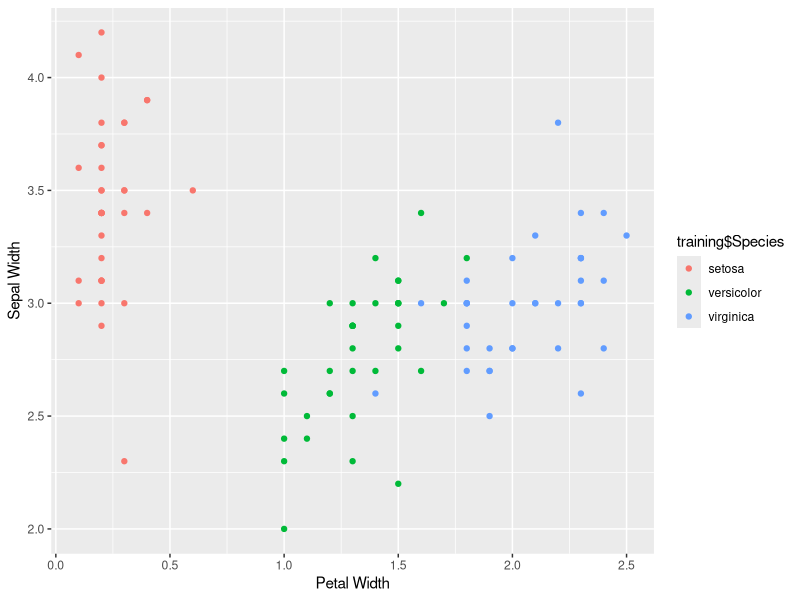

Recreate this plot in R.
data("iris")
library(ggplot2)
names(iris)
table(iris$Species)

library(kernlab)
library(caret)

intrain <- createDataPartition(y = iris$Species, 
                               p = 0.7 , list = FALSE)
training <- iris[intrain,]
testing <- iris[-intrain,]

dim(training)
dim(testing)

qplot(training$Petal.Width, training$Sepal.Width, colour = training$Species, data = training,
      xlab = "Petal Width", ylab = "Sepal Width")
